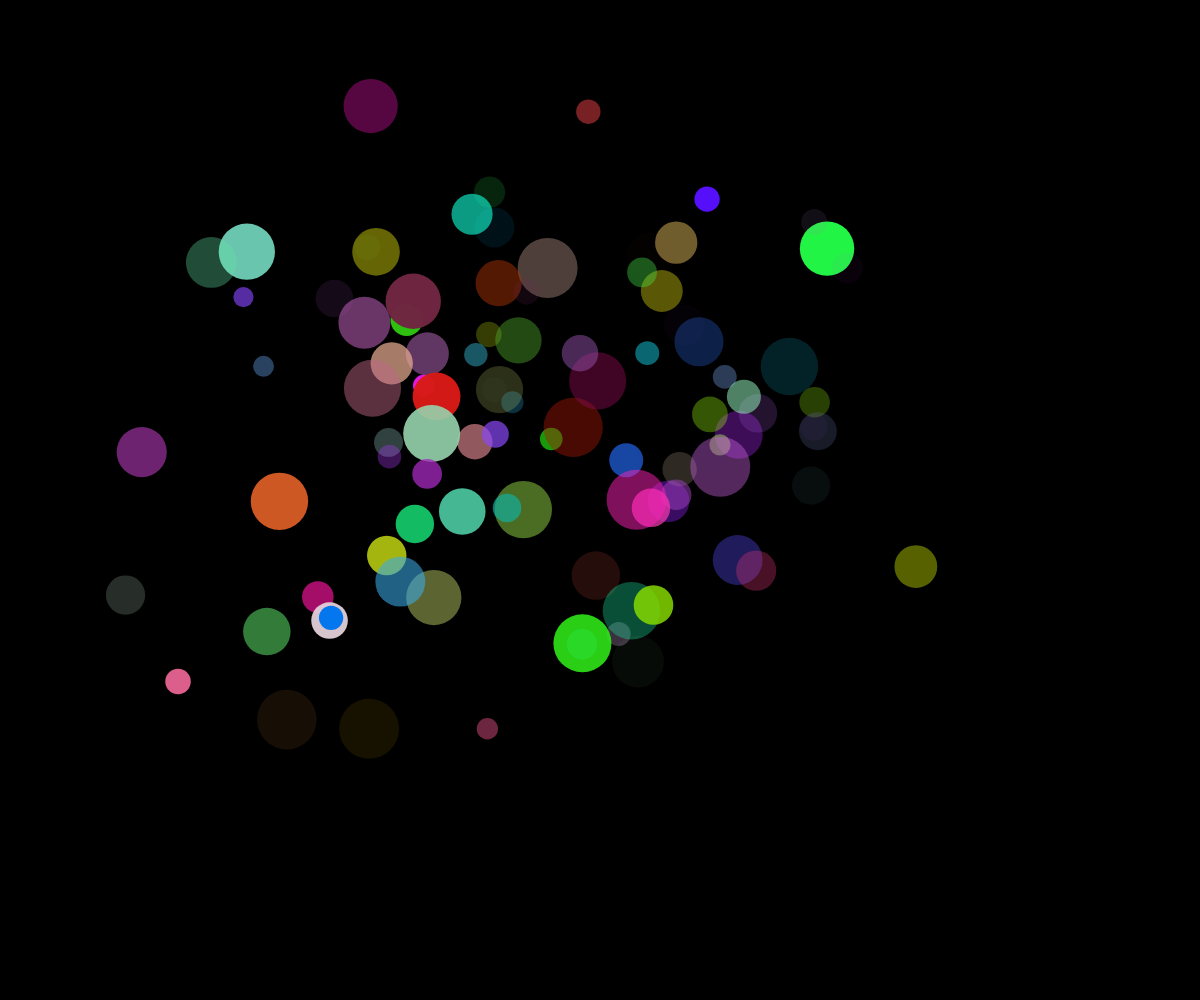
Frame 1 (no input)
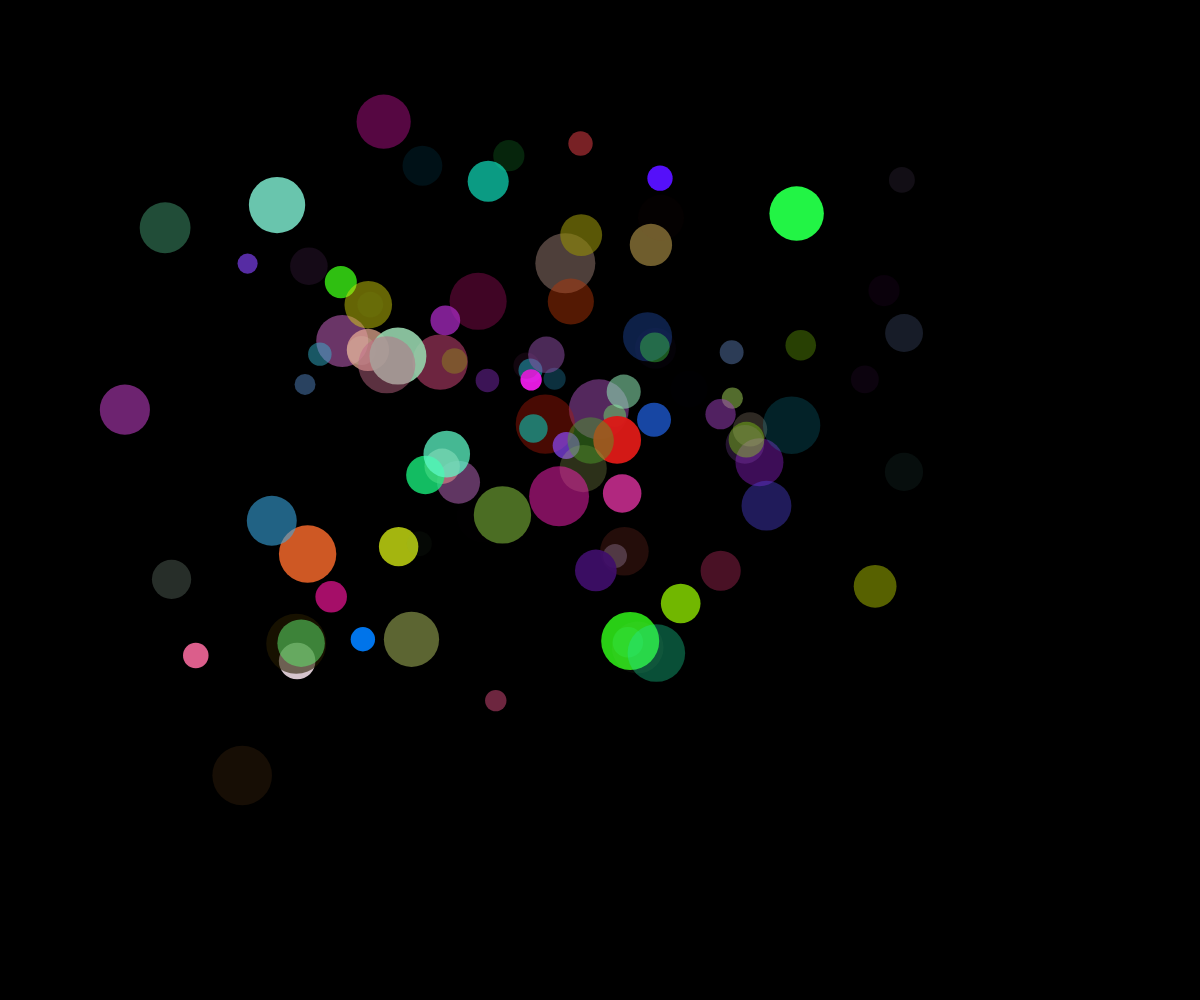
Frame 60 (no input)
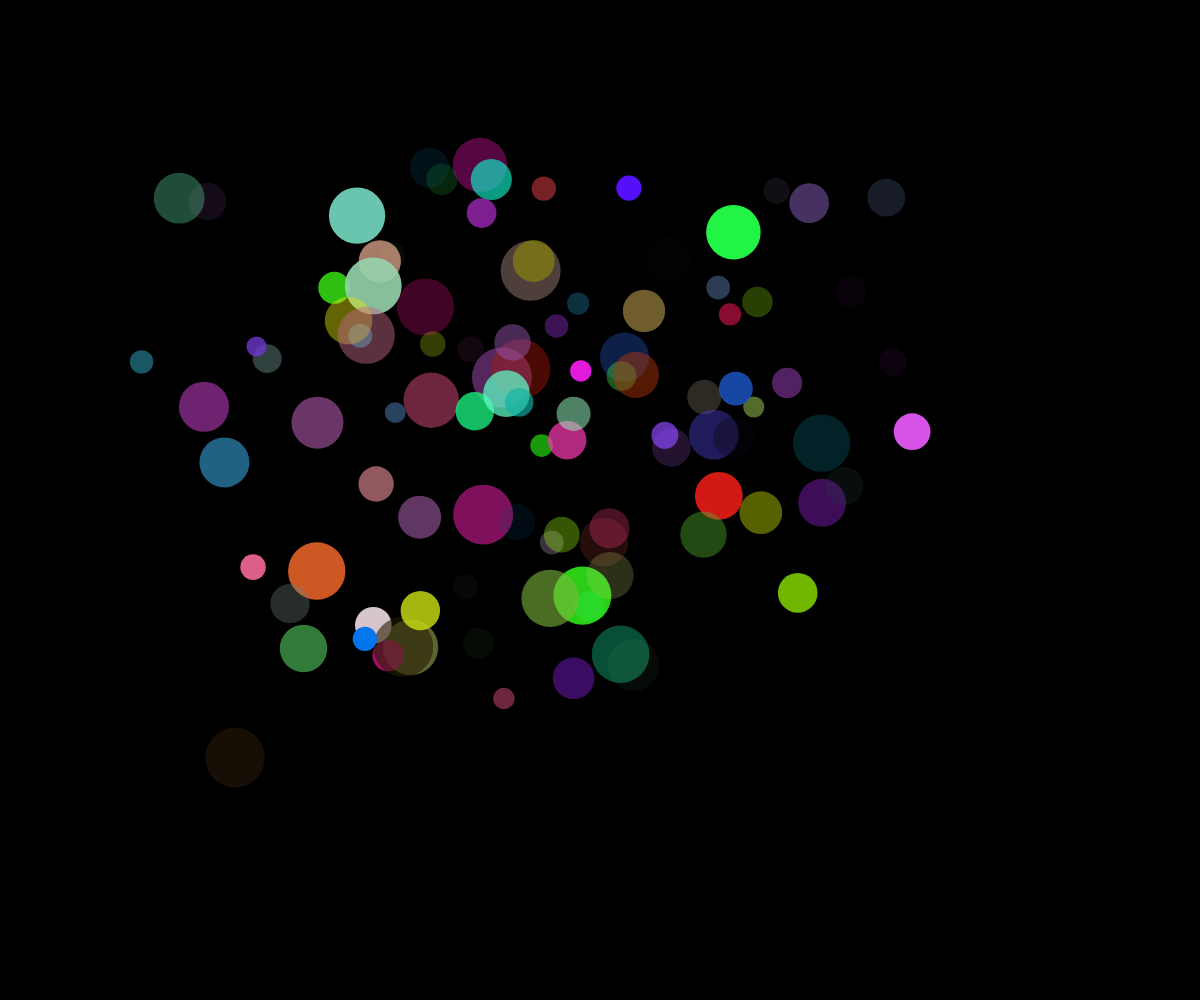
Frame 120 (the mouse pressed at the canvas centre since frame 60)

The p5.js sketch that drew these frames (run headless with seeded random() and noise() and a simulated clock; from frame 60 on, the mouse is pressed at the canvas centre):

// p5.js sketch
// ── sketch.js
// Ball Array Demo

let ballArray = [];

function setup() {
  createCanvas(windowWidth, windowHeight);
  for (let i=0; i<100; i++) {
    spawnBall();
  }
}

function draw() {
  background("black");

  for (let myBalls of ballArray) {
    noStroke();
    fill(myBalls.theColor);
    myBalls.x = noise(myBalls.time)*width;
    myBalls.y = noise(myBalls.time + 100)*height;
    circle(myBalls.x, myBalls.y, myBalls.radius*2);
    myBalls.time += 0.002;
  }
}

function spawnBall() {
  let myBalls = {
    radius: random(10, 30),
    x: random(width),
    y: random(height),
    time: random(1, 1000),
    theColor: color(random(255), random(255), random(255), random(255))
  };
  ballArray.push(myBalls);
}

function mousePressed() {
  for (let i=0; i<5; i++) {
    spawnBall();
  }
}
